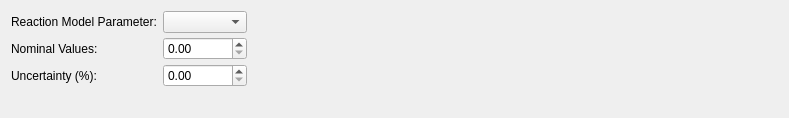
               <widget class="QWidget" name="tab_rm_parameters">
                <attribute name="title">
                 <string>Reaction Model Parameters</string>
                </attribute>
                <layout class="QGridLayout" name="gridLayout_11">
                 <item row="0" column="0">
                  <layout class="QGridLayout" name="gridLayout_13">
                   <property name="verticalSpacing">
                    <number>4</number>
                   </property>
                   <item row="1" column="0">
                    <widget class="QLabel" name="chemparam_value_lbl_6">
                     <property name="enabled">
                      <bool>true</bool>
                     </property>
                     <property name="sizePolicy">
                      <sizepolicy hsizetype="Preferred" vsizetype="Preferred">
                       <horstretch>0</horstretch>
                       <verstretch>0</verstretch>
                      </sizepolicy>
                     </property>
                     <property name="text">
                      <string>Nominal Values:</string>
                     </property>
                    </widget>
                   </item>
                   <item row="2" column="1">
                    <widget class="QDoubleSpinBox" name="uncertainty_chem_parameter">
                     <property name="enabled">
                      <bool>true</bool>
                     </property>
                     <property name="sizePolicy">
                      <sizepolicy hsizetype="Minimum" vsizetype="Preferred">
                       <horstretch>0</horstretch>
                       <verstretch>0</verstretch>
                      </sizepolicy>
                     </property>
                     <property name="maximum">
                      <double>100.000000000000000</double>
                     </property>
                    </widget>
                   </item>
                   <item row="0" column="0">
                    <widget class="QLabel" name="chemparam_lbl_5">
                     <property name="enabled">
                      <bool>true</bool>
                     </property>
                     <property name="sizePolicy">
                      <sizepolicy hsizetype="Fixed" vsizetype="Preferred">
                       <horstretch>0</horstretch>
                       <verstretch>0</verstretch>
                      </sizepolicy>
                     </property>
                     <property name="text">
                      <string>Reaction Model Parameter:</string>
                     </property>
                    </widget>
                   </item>
                   <item row="2" column="0">
                    <widget class="QLabel" name="uncertainty_param_lbl_5">
                     <property name="enabled">
                      <bool>true</bool>
                     </property>
                     <property name="sizePolicy">
                      <sizepolicy hsizetype="Preferred" vsizetype="Preferred">
                       <horstretch>0</horstretch>
                       <verstretch>0</verstretch>
                      </sizepolicy>
                     </property>
                     <property name="text">
                      <string>Uncertainty (%):</string>
                     </property>
                    </widget>
                   </item>
                   <item row="1" column="1">
                    <widget class="QDoubleSpinBox" name="chem_parameter_value">
                     <property name="enabled">
                      <bool>true</bool>
                     </property>
                     <property name="sizePolicy">
                      <sizepolicy hsizetype="Minimum" vsizetype="Preferred">
                       <horstretch>0</horstretch>
                       <verstretch>0</verstretch>
                      </sizepolicy>
                     </property>
                     <property name="maximum">
                      <double>10000000.000000000000000</double>
                     </property>
                    </widget>
                   </item>
                   <item row="0" column="1">
                    <widget class="QComboBox" name="chemical_parameters">
                     <property name="enabled">
                      <bool>true</bool>
                     </property>
                     <property name="sizePolicy">
                      <sizepolicy hsizetype="Minimum" vsizetype="Preferred">
                       <horstretch>0</horstretch>
                       <verstretch>0</verstretch>
                      </sizepolicy>
                     </property>
                    </widget>
                   </item>
                  </layout>
                 </item>
                 <item row="0" column="1">
                  <spacer name="horizontalSpacer_10">
                   <property name="sizePolicy">
                    <sizepolicy hsizetype="Preferred" vsizetype="Minimum">
                     <horstretch>0</horstretch>
                     <verstretch>0</verstretch>
                    </sizepolicy>
                   </property>
                   <property name="orientation">
                    <enum>Qt::Horizontal</enum>
                   </property>
                   <property name="sizeType">
                    <enum>QSizePolicy::Preferred</enum>
                   </property>
                   <property name="sizeHint" stdset="0">
                    <size>
                     <width>531</width>
                     <height>20</height>
                    </size>
                   </property>
                  </spacer>
                 </item>
                 <item row="1" column="0">
                  <spacer name="verticalSpacer_4">
                   <property name="sizePolicy">
                    <sizepolicy hsizetype="Minimum" vsizetype="Preferred">
                     <horstretch>0</horstretch>
                     <verstretch>0</verstretch>
                    </sizepolicy>
                   </property>
                   <property name="orientation">
                    <enum>Qt::Vertical</enum>
                   </property>
                   <property name="sizeHint" stdset="0">
                    <size>
                     <width>20</width>
                     <height>20</height>
                    </size>
                   </property>
                  </spacer>
                 </item>
                </layout>
               </widget>
